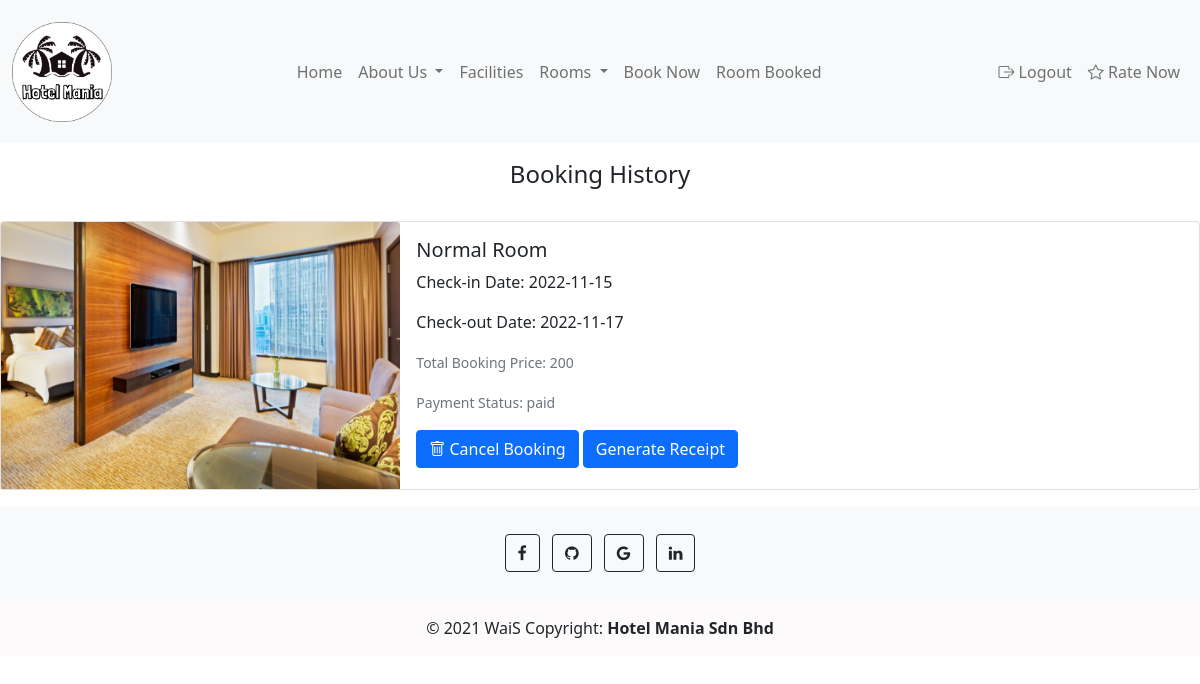
/booking_history.php (signed in), run on an earlier commit of the app's database.
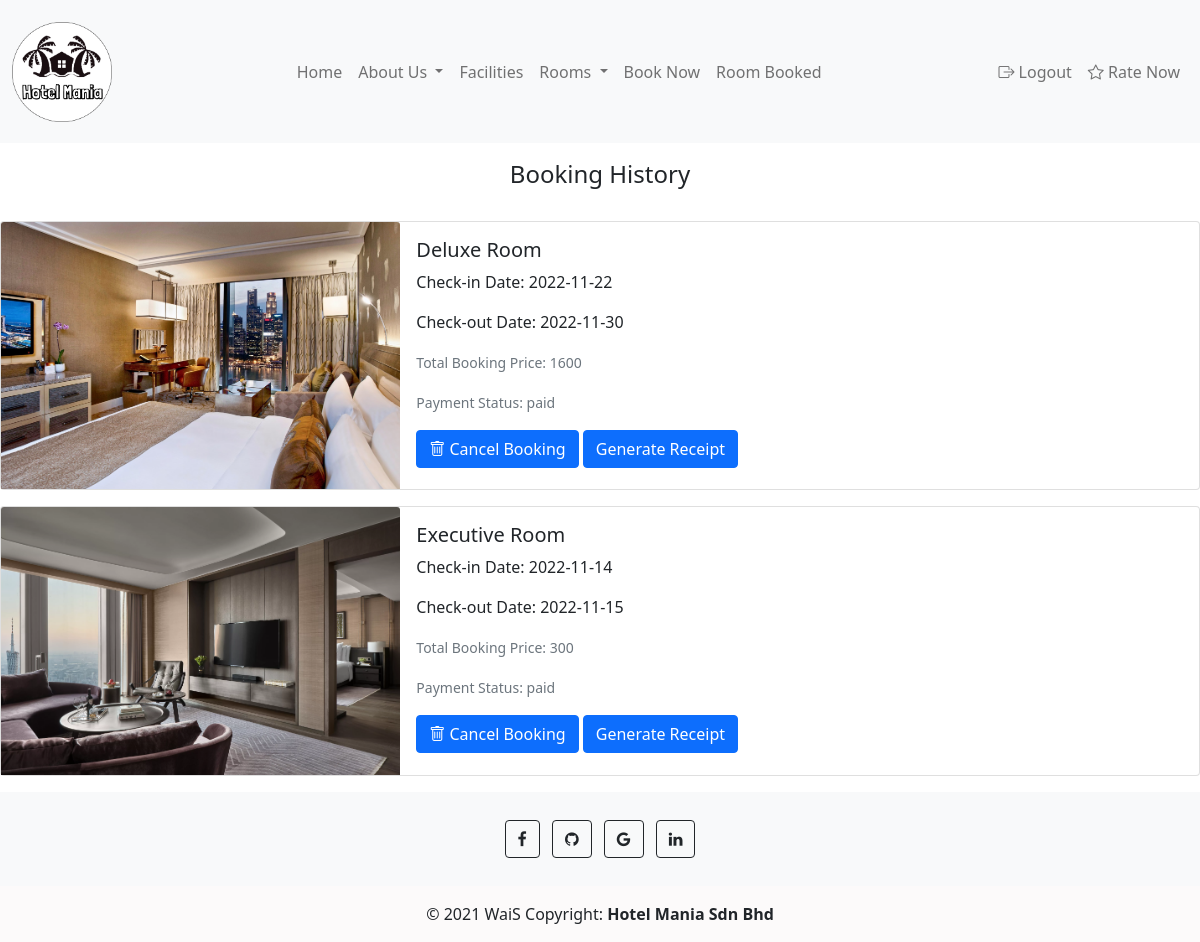
And on a later commit of the database.
### tables this page shows
CREATE TABLE `bookingdb` (
  `bookingId` int(11) NOT NULL,
  `checkInDate` varchar(144) NOT NULL,
  `checkOutDate` varchar(144) NOT NULL,
  `roomType` enum('Normal','Deluxe','Executive') NOT NULL,
  `bookingTotalPrice` double NOT NULL,
  `customerId` int(11) NOT NULL,
  `paymentStatus` enum('paid','unpaid') NOT NULL,
  `bookingcartId` int(11) NOT NULL,
  `roomImage` text NOT NULL,
  `dayDiff` varchar(144) NOT NULL,
  `userId` int(11) NOT NULL
);

### backend/config.php (called while the page is built)
<?php
require_once "product_db.php";
$product_db = new product_db();
?>

### backend/product_db.php (called while the page is built, shortened)
<?php
require_once "DBController.php";
class product_db extends DBController{
    function getBookingHistory()
    {
        $query = "SELECT * FROM bookingdb WHERE userId = '{$_SESSION['userId']}'";
        $productResult = $this->getDBResult($query);
        return $productResult;
    }
}
?>

### backend/DBController.php (called while the page is built, shortened)
<?php
class DBController
{
    private $host = "localhost";
    private $user = "root";
    private $password = "";
    private $database = "hotel_mania";
    private static $conn;
    function __construct()
    {
        $this->conn = mysqli_connect($this->host, $this->user, $this->password, $this->database);
    }
    function getDBResult($query, $params = array())
    {
        $sql_statement = $this->conn->prepare($query);
        $sql_statement->execute();
        $result = $sql_statement->get_result();
        if ($result->num_rows > 0) {
            while ($row = $result->fetch_assoc()) {
                $resultset[] = $row;
            }
        }
        if (! empty($resultset)) {
            return $resultset;
        }
    }
}

### booking_history.php (the view, shortened to what this page needs)
<!DOCTYPE html>
<html lang="en">
<?php require_once "backend/config.php"; ?>
<head>
    <link rel="stylesheet" href="css/booking_history.css">
    <link href="https://cdn.jsdelivr.net/npm/bootstrap@5.1.1/dist/css/bootstrap.min.css" rel="stylesheet">
    <link rel="stylesheet" href="  https://printjs-4de6.kxcdn.com/print.min.css">
    <link rel="stylesheet" href="https://cdn.jsdelivr.net/npm/bootstrap-icons@1.6.0/font/bootstrap-icons.css">
</head>
<?php include 'include_php/header.php';?>
<body>
<h4>Booking History</h4>
<?php
        if(isset($_SESSION['userId'])){
        $query = "SELECT * FROM bookingdb WHERE userId = '{$_SESSION['userId']}'";
        $product_array = $product_db->getBookingHistory($query);
        if (!empty($product_array)) {
            foreach ($product_array as $key => $value) {
        ?>
<div class="card mb-3" style="max-width: 100em;">
  <div class="row g-0">
    <div class="col-md-4">
      <img src="<?php echo $product_array[$key]["roomImage"]; ?>" class="card-img-top" alt="...">
    </div>
    <div class="col-md-8">
      <div class="card-body">
        <h5 class="card-title"><?php echo $product_array[$key]["roomType"]; ?> Room</h5>
        <p class="card-text">Check-in Date: <?php echo $product_array[$key]["checkInDate"]; ?></p>
        <p class="card-text">Check-out Date: <?php echo $product_array[$key]["checkOutDate"]; ?></p>
        <p class="card-text"><small class="text-muted"> <p class="card-text">Total Booking Price: <?php echo $product_array[$key]["bookingTotalPrice"]; ?></p></small></p>
        <p class="card-text"><small class="text-muted"> <p class="card-text">Payment Status: <?php echo $product_array[$key]["paymentStatus"]; ?></p></small></p>
        <a class="btn btn-primary" href="backend/booking_history_backend.php?bookingId=<?php echo $product_array[$key]["bookingId"];?>" onClick="return confirm('Are you sure you want to delete?')"><i class="bi bi-trash"></i> Cancel Booking</a>
        <button type="button" class="btn btn-primary" onclick="printJS('printJS-form', 'html')">Generate Receipt</button>
      </div>
            <?php
              $query = "SELECT * FROM bookingdb";
              $product_array = $product_db->getBookingHistory($query);
              ?>
    </div>
  </div>
</div>
<?php } } }else {
    echo "<script type='text/javascript'>alert('Please login or register your account.');</script>";
    echo "<script> location.href = './login.php';</script>";
}?>
<?php include 'include_php/footer.php';?>
  </body>
</html>

What changed in the data, as far as the page shows it:
removed bookingdb: roomImage (picture), roomType "Normal", checkInDate "2022-11-15", checkOutDate "2022-11-17", bookingTotalPrice "200", paymentStatus "paid"
added bookingdb: roomImage (picture), roomType "Deluxe", checkInDate "2022-11-22", checkOutDate "2022-11-30", bookingTotalPrice "1600", paymentStatus "paid"
added bookingdb: roomImage (picture), roomType "Executive", checkInDate "2022-11-14", checkOutDate "2022-11-15", bookingTotalPrice "300", paymentStatus "paid"
